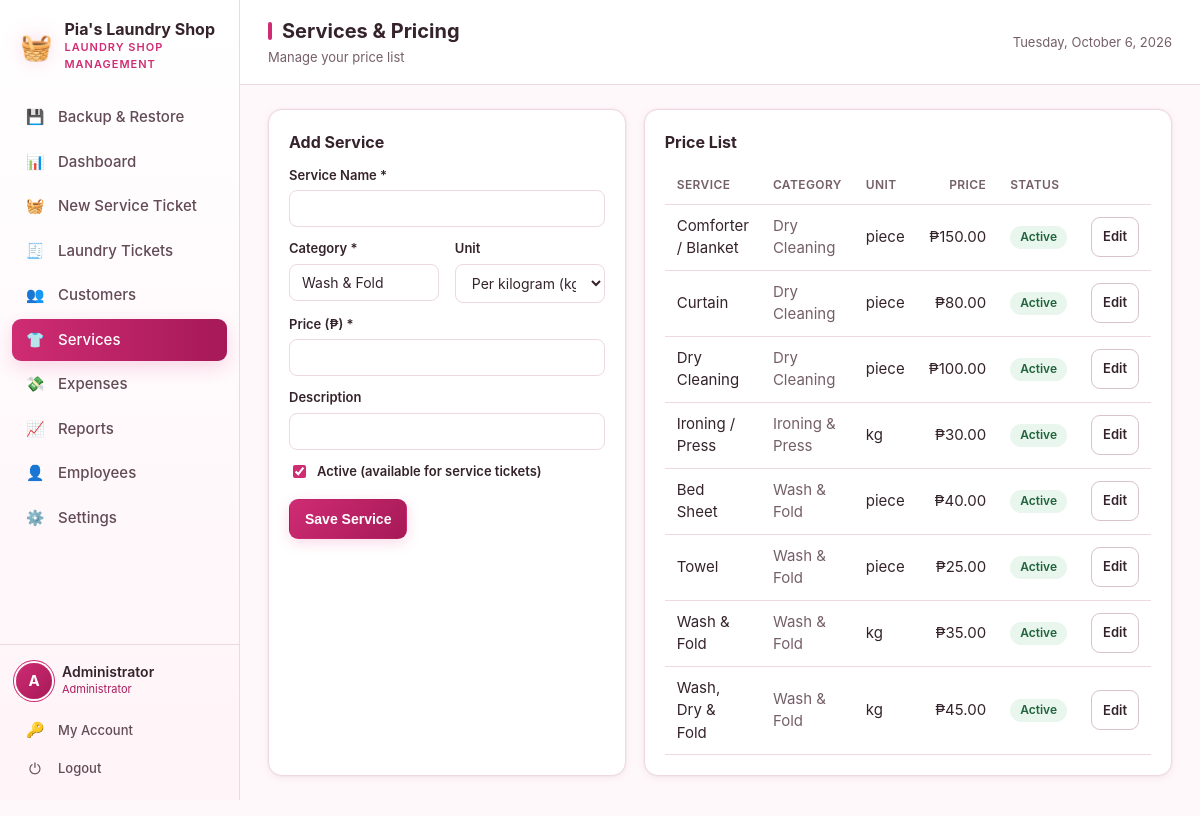
The page /services.php (signed in) on the database as committed earlier.
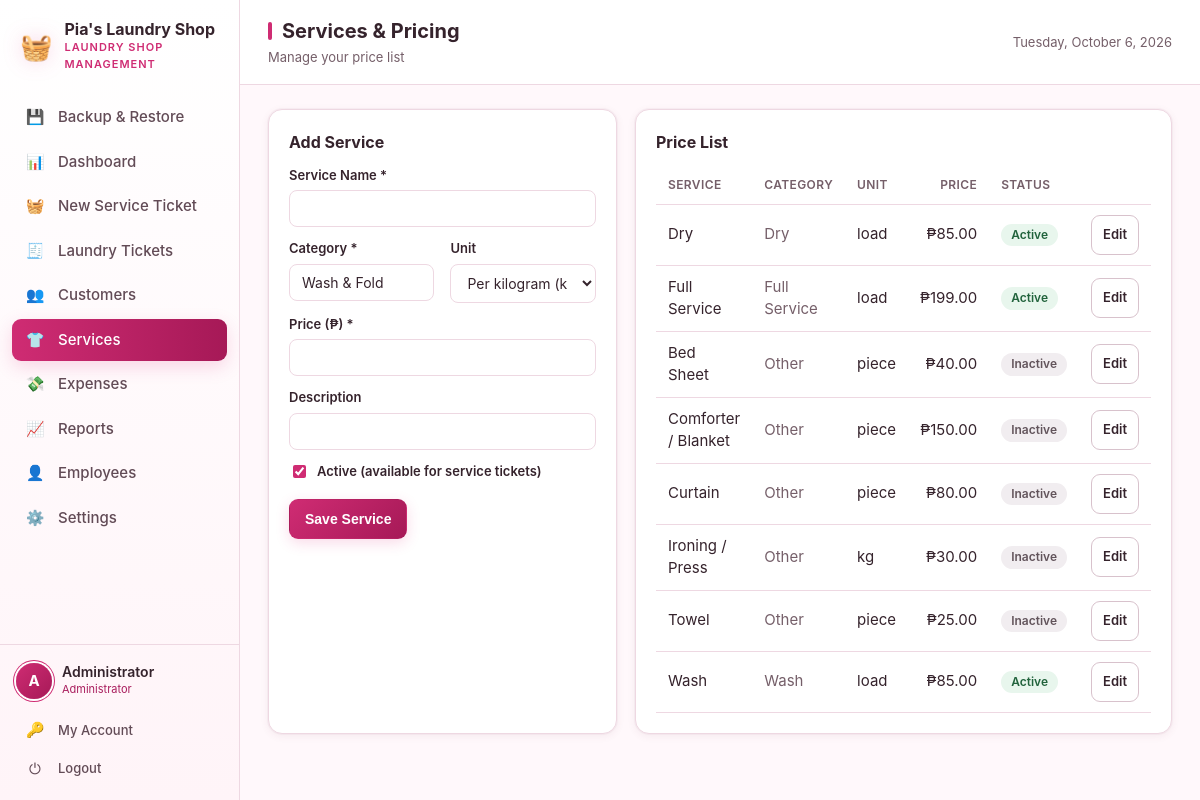
The same page on the database as committed later.
### tables this page shows
CREATE TABLE users (
  id          INT UNSIGNED NOT NULL AUTO_INCREMENT,
  full_name   VARCHAR(100) NOT NULL,
  username    VARCHAR(50)  NOT NULL,
  password    VARCHAR(255) NOT NULL,
  email       VARCHAR(120) DEFAULT NULL,
  phone       VARCHAR(30)  DEFAULT NULL,
  role        ENUM('admin','staff') NOT NULL DEFAULT 'staff',
  is_active   TINYINT(1)   NOT NULL DEFAULT 1,
  created_at  DATETIME     NOT NULL DEFAULT CURRENT_TIMESTAMP,
  PRIMARY KEY (id),
  UNIQUE KEY uq_users_username (username)
);

CREATE TABLE services (
  id          INT UNSIGNED NOT NULL AUTO_INCREMENT,
  name        VARCHAR(120) NOT NULL,
  category    VARCHAR(60)  NOT NULL DEFAULT 'Wash & Fold',
  unit        ENUM('kg','piece','load') NOT NULL DEFAULT 'kg',
  price       DECIMAL(10,2) NOT NULL DEFAULT 0.00,
  description VARCHAR(255) DEFAULT NULL,
  is_active   TINYINT(1)   NOT NULL DEFAULT 1,
  created_at  DATETIME     NOT NULL DEFAULT CURRENT_TIMESTAMP,
  PRIMARY KEY (id)
);

### includes/functions.php (called while the page is built, shortened)
<?php
function e($value): string
{
    return htmlspecialchars((string) $value, ENT_QUOTES, 'UTF-8');
}
function money($amount): string
{
    return '₱' . number_format((float) $amount, 2);
}
function get_setting(string $key, string $default = ''): string
{
    static $cache = null;
    if ($cache === null) {
        $cache = [];
        foreach (db()->query("SELECT `key`, `value` FROM settings") as $row) {
            $cache[$row['key']] = (string) $row['value'];
        }
    }
    return $cache[$key] ?? $default;
}
function asset_prefix(): string
{
    static $prefix = null;
    if ($prefix !== null) {
        return $prefix;
    }
    $appRoot   = realpath(__DIR__ . '/..');
    $scriptDir = realpath(dirname($_SERVER['SCRIPT_FILENAME'] ?? __FILE__));
    $prefix = '';
    if ($appRoot && $scriptDir && strpos($scriptDir, $appRoot) === 0) {
        $rel = trim(str_replace('\\', '/', substr($scriptDir, strlen($appRoot))), '/');
    }
    return $prefix;
}
function asset(string $path): string
{
    return asset_prefix() . ltrim($path, '/');
}

### config/database.php (called while the page is built, shortened)
<?php
function db(): PDO
{
    static $pdo = null;
    if ($pdo === null) {
        try {
            $dsn = 'mysql:host=' . DB_HOST . ';dbname=' . DB_NAME . ';charset=' . DB_CHARSET;
            $pdo = new PDO($dsn, DB_USER, DB_PASS, [
                PDO::ATTR_ERRMODE            => PDO::ERRMODE_EXCEPTION,
                PDO::ATTR_DEFAULT_FETCH_MODE => PDO::FETCH_ASSOC,
                PDO::ATTR_EMULATE_PREPARES   => false,
            ]);
        } catch (PDOException $e) {
            http_response_code(500);
            exit('<h2>Database connection failed</h2>'
                . '<p>Could not connect to MySQL. Please check that:</p>'
                . '<ul>'
                . '<li>The MySQL service is <strong>running</strong> - start it from the XAMPP Control Panel, or click Start All in Laragon.</li>'
                . '<li>The database <code>' . htmlspecialchars(DB_NAME) . '</code> exists (import <code>database/laundry_pos.sql</code>).</li>'
                . '<li>Credentials in <code>config/database.php</code> match your setup.</li>'
                . '</ul>'
                . '<p style="color:#888"><small>' . htmlspecialchars($e->getMessage()) . '</small></p>');
        }
    }
    return $pdo;
}

### includes/auth.php (called while the page is built, shortened)
<?php
require_once __DIR__ . '/../config/database.php';
require_once __DIR__ . '/functions.php';
function current_user(): ?array
{
    static $user = null;
    if ($user === null) {
        $stmt = db()->prepare("SELECT * FROM users WHERE id = ?");
        $stmt->execute([$_SESSION['user_id']]);
        $user = $stmt->fetch() ?: null;
    }
    return $user;
}
function require_login(): void
{
    if (!current_user()) {
        redirect('index.php');
    }
}
function require_admin(): void
{
    require_login();
}

### services.php (the view, shortened to what this page needs)
<?php
require_once __DIR__ . '/includes/auth.php';
require_admin();
$pdo = db();
$editing = null;
$services = $pdo->query("SELECT * FROM services ORDER BY category, name")->fetchAll();
$pageTitle = 'Services & Pricing';
$pageSubtitle = 'Manage your price list';
include __DIR__ . '/includes/header.php';
?>
<div class="grid two">
  <div class="card">
    <h2><?= $editing ? 'Edit Service' : 'Add Service' ?></h2>
    <form method="post" action="services.php">
      <label for="name">Service Name *</label>
      <input type="text" id="name" name="name" required value="<?= e($editing['name'] ?? '') ?>">
      <div class="form-row">
        <div>
          <label for="category">Category *</label>
          <input type="text" id="category" name="category" list="categoryList" required
                 value="<?= e($editing['category'] ?? 'Wash & Fold') ?>">
        </div>
        <div>
          <label for="unit">Unit</label>
          <select id="unit" name="unit">
            <option value="kg" <?= ($editing['unit'] ?? 'kg') === 'kg' ? 'selected' : '' ?>>Per kilogram (kg)</option>
          </select>
        </div>
      </div>
      <label for="price">Price (₱) *</label>
      <input type="number" id="price" name="price" min="0" step="0.01" required
             value="<?= e($editing['price'] ?? '') ?>">
      <label for="description">Description</label>
      <input type="text" id="description" name="description" value="<?= e($editing['description'] ?? '') ?>">
      <label style="display:flex;align-items:center;gap:8px;margin-top:12px;">
        <input type="checkbox" name="is_active" value="1" style="width:auto;"
               <?= !isset($editing['is_active']) || $editing['is_active'] ? 'checked' : '' ?>>
        Active (available for service tickets)
      </label>
      <div class="form-actions">
        <button type="submit" class="btn btn-primary"><?= $editing ? 'Update' : 'Save' ?> Service</button>
      </div>
    </form>
  </div>
  <div class="card">
    <h2>Price List</h2>
    <div class="table-wrap">
      <table>
        <thead><tr><th>Service</th><th>Category</th><th>Unit</th><th class="num">Price</th><th>Status</th><th></th></tr></thead>
        <tbody>
          <?php foreach ($services as $s): ?>
          <tr>
            <td><?= e($s['name']) ?></td>
            <td class="muted"><?= e($s['category']) ?></td>
            <td><?= e($s['unit']) ?></td>
            <td class="num"><?= money($s['price']) ?></td>
            <td><span class="badge badge-<?= $s['is_active'] ? 'active' : 'inactive' ?>"><?= $s['is_active'] ? 'Active' : 'Inactive' ?></span></td>
            <td class="right"><a class="btn btn-outline btn-sm" href="services.php?id=<?= (int)$s['id'] ?>">Edit</a></td>
          </tr>
          <?php endforeach; ?>
        </tbody>
      </table>
    </div>
  </div>
</div>
<?php include __DIR__ . '/includes/footer.php'; ?>

### includes/header.php (shortened to what this page needs)
<?php
$user     = current_user();
$shopName = get_setting('shop_name', "Pia's Laundry Shop");
$active   = basename($_SERVER['PHP_SELF'] ?? '');
$prefix   = asset_prefix();
$nav = [
    ['Backup & Restore', 'backup.php', '💾', true],
    ['Dashboard',    'dashboard.php',  '📊', false],
    ['New Service Ticket','pos.php',        '🧺', false],
    ['Laundry Tickets',   'orders.php',     '🧾', false],
    ['Customers',    'customers.php',  '👥', false],
    ['Services',     'services.php',   '👕', false],
    ['Expenses',     'expenses.php',   '💸', true],
    ['Reports',      'reports.php',    '📈', true],
    ['Employees',    'employees.php',  '👤', true],
    ['Settings',     'settings.php',   '⚙️', true],
];
?>
<!DOCTYPE html>
<html lang="en">
<head>
<link rel="stylesheet" href="<?= e(asset('assets/css/style.css')) ?>?v=5">
</head>
<body>
<div class="app">
  <aside class="sidebar" id="sidebar">
    <div class="brand">
      <span class="brand-icon">🧺</span>
      <div class="brand-text">
        <div class="brand-name"><?= e($shopName) ?></div>
        <div class="brand-sub">Laundry Shop Management</div>
      </div>
    </div>
    <nav class="nav">
      <?php foreach ($nav as $item):
          [$label, $href, $icon, $adminOnly] = $item;
          $isActive = ($active === $href || $active === basename($href)) ? ' active' : '';
      ?>
      <a class="nav-link<?= $isActive ?>" href="<?= e($prefix . $href) ?>">
        <span class="nav-icon"><?= $icon ?></span>
        <span><?= e($label) ?></span>
      </a>
      <?php endforeach; ?>
    </nav>
    <div class="sidebar-footer">
      <div class="user-chip">
        <div class="avatar"><?= e(strtoupper(substr($user['full_name'], 0, 1))) ?></div>
        <div class="user-meta">
          <div class="user-name"><?= e($user['full_name']) ?></div>
          <div class="user-role"><?= $user['role'] === 'admin' ? 'Administrator' : 'Cashier / Staff' ?></div>
        </div>
      </div>
      <a class="nav-link small" href="<?= e($prefix) ?>profile.php"><span class="nav-icon">🔑</span><span>My Account</span></a>
      <a class="nav-link small" href="<?= e($prefix) ?>logout.php"><span class="nav-icon">⏻</span><span>Logout</span></a>
    </div>
  </aside>
  <div class="main">
    <header class="topbar">
      <div class="topbar-title">
        <h1><?= isset($pageTitle) ? e($pageTitle) : 'Dashboard' ?></h1>
        <?php if (isset($pageSubtitle)): ?><p><?= e($pageSubtitle) ?></p><?php endif; ?>
      </div>
      <div class="topbar-right">
        <span class="today"><?= e(date('l, F j, Y')) ?></span>
      </div>
    </header>
    <main class="content">

### includes/footer.php (shortened to what this page needs)
    </main>
  </div>
</div>
</body>
</html>

Rows that differ between the two databases and show on the page:
changed services: name "Dry Cleaning" → "Dry"; category "Dry Cleaning" → "Dry"; unit "piece" → "load"; price "₱100.00" → "₱85.00"; moves up the list
changed services: name "Wash, Dry & Fold" → "Full Service"; category "Wash & Fold" → "Full Service"; unit "kg" → "load"; price "₱45.00" → "₱199.00"; moves up the list
changed services "Bed Sheet": category "Wash & Fold" → "Other"; is_active "Active" → "Inactive"; moves up the list
changed services "Comforter / Blanket": category "Dry Cleaning" → "Other"; is_active "Active" → "Inactive"
changed services "Curtain": category "Dry Cleaning" → "Other"; is_active "Active" → "Inactive"
changed services "Ironing / Press": category "Ironing & Press" → "Other"; is_active "Active" → "Inactive"
changed services "Towel": category "Wash & Fold" → "Other"; is_active "Active" → "Inactive"
changed services: name "Wash & Fold" → "Wash"; category "Wash & Fold" → "Wash"; unit "kg" → "load"; price "₱35.00" → "₱85.00"
